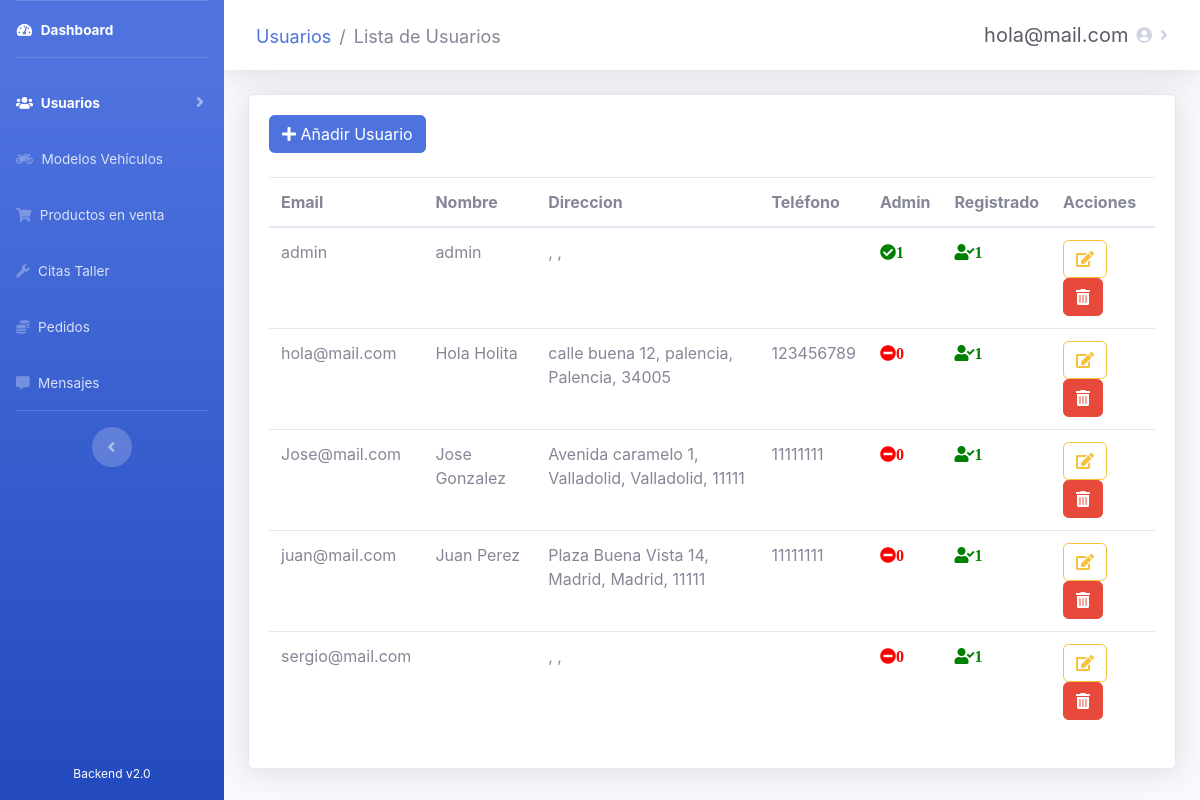
/admin/users/usuarios.php (signed in), run on the app's committed database.
### tables this page shows
CREATE TABLE `usuarios` (
  `id_usuario` int(10) NOT NULL,
  `email` varchar(20) NOT NULL,
  `password` varchar(60) DEFAULT NULL,
  `nombre` varchar(30) DEFAULT NULL,
  `apellidos` varchar(60) DEFAULT NULL,
  `direccion` varchar(100) DEFAULT NULL,
  `localidad` varchar(30) DEFAULT NULL,
  `provincia` int(10) DEFAULT NULL,
  `cp` int(5) DEFAULT NULL,
  `telefono` int(15) DEFAULT NULL,
  `is_admin` tinyint(1) DEFAULT 0,
  `registrado` tinyint(1) DEFAULT 1
);

CREATE TABLE `provincias` (
  `id_provincia` int(10) NOT NULL,
  `nombre` varchar(30) DEFAULT NULL
);

### admin/users/usuarios.php (the view, shortened to what this page needs)
<?php
require_once('../recursos/conexionBD.php');
if (!isset($_SESSION['usuario']) and $_SESSION['estado'] != 'Autenticado') {
  header('Location: ../administrar.php');
} else {
  $usuario = $_SESSION['usuario'];
}
?>
<!DOCTYPE html>
<html lang="es">
<head>
  <link rel="stylesheet" href="https://use.fontawesome.com/releases/v5.11.2/css/all.css">
  <link href="../../css/sidebar-admin.css" rel="stylesheet">
  <link rel="stylesheet" type="text/css" href="https://cdn.datatables.net/v/bs4/dt-1.10.21/b-1.6.2/r-2.2.4/datatables.min.css" />
</head>
<body id="page-top">
  <div id="wrapper">
    <ul class="navbar-nav bg-gradient-primary sidebar sidebar-dark accordion" id="accordionSidebar">
      <div class="navbar-nav" style="height: 95%">
        <li class="nav-item active">
          <a class="nav-link" href="../dashboard.php">
            <i class="fas fa-fw fa-tachometer-alt"></i>
            <span>Dashboard</span>
          </a>
        </li>
        <hr class="sidebar-divider">
        <li class="nav-item active">
          <a class="nav-link collapsed" href="#" data-toggle="collapse" data-target="#collapse3" aria-expanded="true" aria-controls="collapse3">
            <i class="fas fa-users"></i>
            <span>Usuarios</span>
          </a>
        </li>
        <li class="nav-item">
          <a class="nav-link" href="../vehicles/vehiculos.php">
            <i class="fas fa-motorcycle"></i>
            <span>Modelos Vehículos</span>
          </a>
        </li>
        <li class="nav-item">
          <a class="nav-link" href="../products/productos.php">
            <i class="fas fa-shopping-cart"></i>
            <span>Productos en venta</span>
          </a>
        </li>
        <li class="nav-item">
          <a class="nav-link" href="../tasks/citas.php">
            <i class="fas fa-wrench"></i>
            <span>Citas Taller</span>
          </a>
        </li>
        <li class="nav-item">
          <a class="nav-link" href="../sales/pedidos.php">
            <i class="fas fa-coins"></i>
            <span>Pedidos</span>
          </a>
        </li>
        <li class="nav-item">
          <a class="nav-link" href="../messages/mensajes.php">
            <i class="fas fa-comment-alt"></i>
            <span>Mensajes</span>
          </a>
        </li>
        <hr class="sidebar-divider d-none d-md-block">
        <div class="text-center d-none d-md-inline">
          <button class="rounded-circle border-0" id="sidebarToggle"></button>
        </div>
      </div>
      <div class="text-center">
        <div class="container">
          <span style="color: white; font-size: 12px">Backend v2.0</span>
        </div>
      </div>
    </ul>
    <div id="content-wrapper" class="d-flex flex-column">
      <div id="content" style="max-height: 100%">
        <nav class="navbar navbar-expand navbar-light bg-white topbar mb-4 static-top shadow">
          <nav aria-label="breadcrumb">
            <ol class="breadcrumb">
              <li class="breadcrumb-item"><a href="#">Usuarios</a></li>
              <li class="breadcrumb-item active" aria-current="page">Lista de Usuarios</li>
            </ol>
          </nav>
          <ul class="navbar-nav ml-auto">
            <li class="nav-item dropdown">
              <a class="nav-link dropdown-toggle" href="#" id="userDropdown" role="button" data-toggle="dropdown" aria-haspopup="true" aria-expanded="false">
                <span class="mr-2 d-none d-lg-inline text-gray-800 medium" style="font-size: 20px"><?php print($usuario) ?></span>
                <i class="fas fa-user-circle"></i>
              </a>
            </li>
          </ul>
        </nav>
        <div class="container-fluid">
          <div class="card shadow mb-4">
            <div class="card-body">
              <div class="table-responsive">
                <a class="btn btn-primary noFocus" href="newUser.php" role="button"><i class="fas fa-plus"></i> Añadir Usuario</a>
                <br><br>
                <table class="table" id="users" cellspacing="0">
                  <thead>
                    <tr>
                      <th>Email</th>
                      <th>Nombre</th>
                      <th>Direccion</th>
                      <th>Teléfono</th>
                      <th>Admin</th>
                      <th>Registrado</th>
                      <th>Acciones</th>
                    </tr>
                  </thead>
                  <tbody>
                    <?php
                    $consulta = "SELECT * FROM usuarios";
                    $result = mysqli_query($conexion, $consulta);
                    while ($fila = mysqli_fetch_array($result)) { ?>
                      <tr>
                        <td><?php echo $fila["email"]; ?></td>
                        <td><?php echo $fila["nombre"] . " " . $fila["apellidos"]; ?></td>
                        <td><?php echo $fila["direccion"] . ", " . $fila["localidad"] . ", ";
                            $consulta2 = "SELECT usuarios.id_usuario, provincias.nombre FROM usuarios
                                                        INNER JOIN provincias ON usuarios.provincia = provincias.id_provincia WHERE usuarios.id_usuario = $fila[id_usuario]";
                            $result2 = mysqli_query($conexion, $consulta2);
                            while ($fila2 = mysqli_fetch_array($result2)) {
                              echo $fila2["nombre"] . ", " . $fila["cp"];
                            }; ?></td>
                        <td><?php echo $fila["telefono"]; ?></td>
                        <td><?php
                            if ($fila['is_admin'] == 1) {
                              echo "<span class='fas fa-check-circle' title='Usuario Administrador' style='color:green';>1</span>";
                            } else {
                              echo "<span class='fas fa-minus-circle' title='Usuario base' style='color:red';>0</span>";
                            }
                            ?>
                        </td>
                        <td><?php
                            if ($fila['registrado'] == 1) {
                              echo "<span class='fas fa-user-check' title='Usuario registrado' style='color:green';>1</span>";
                            } else {
                              echo "<span class='fas fa-user-slash' title='No registrado' style='color:red';>0</span>";
                            }
                            ?>
                        </td>
                        <td>
                          <a class="btn btn-outline-warning noFocus" title="Editar usuario" href="editUser.php?id=<?php echo $fila["id_usuario"]; ?>" role="button"><i class="fas fa-edit"></i></a>
                          <a class="btn btn-danger noFocus" title="Borrar usuario" style="cursor: pointer;" onclick="borrarUsuario('<?php echo $fila["id_usuario"]; ?>');"><i class="fas fa-trash-alt" style="color: white"></i></a>
                        </td>
                      </tr>
                    <?php }; ?>
                  </tbody>
                </table>
              </div>
            </div>
          </div>
        </div>
      </div>
    </div>
  </div>
</body>
</html>

### data on the page
usuarios: email "admin", nombre "admin", is_admin "1", registrado "1"
usuarios: email "hola@mail.com", nombre "Hola", apellidos "Holita", direccion "calle buena 12", localidad "palencia", provincias.nombre "Palencia", cp "34005", telefono "123456789", is_admin "0", registrado "1"
usuarios: email "Jose@mail.com", nombre "Jose", apellidos "Gonzalez", direccion "Avenida caramelo 1", localidad "Valladolid", provincias.nombre "Valladolid", cp "11111", telefono "11111111", is_admin "0", registrado "1"
usuarios: email "juan@mail.com", nombre "Juan", apellidos "Perez", direccion "Plaza Buena Vista 14", localidad "Madrid", provincias.nombre "Madrid", cp "11111", telefono "11111111", is_admin "0", registrado "1"
usuarios: email "sergio@mail.com", is_admin "0", registrado "1"

### other printed values
$usuario "hola@mail.com"
